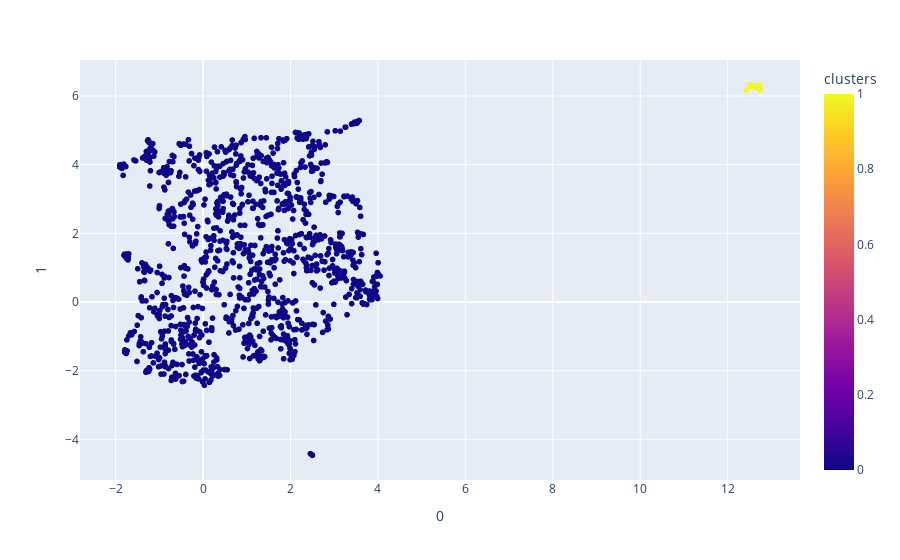

Write notebook code for a chart like this one.
### Code cell
#Cluster PCA in 50 dimensions
pca = PCA(n_components=50)
pca_array = pca.fit_transform(cheese_df[feature_list])
pca_df = pd.DataFrame(pca_array)

hdb = HDBSCAN(min_cluster_size=3)
hdb.fit(pca_df)
umapReducer = umap.UMAP(n_components=2)
umap_pca_df = pd.DataFrame(umapReducer.fit_transform(pca_df[pca_df.columns]))
umap_pca_df = pd.concat([umap_pca_df, df], axis=1)
umap_pca_df
umap_pca_df['clusters'] = hdb.labels_
fig = px.scatter(umap_pca_df, x=0, y=1, color='clusters', hover_name='cheese', hover_data=['color', 'country', 'aroma', 'rind', 'texture', 'milk', 'vegan', 'clusters'])
fig.show()

### Figure 1 — Plotly figure (JSON) as saved in the notebook; plotly's stock layout.template omitted (floating-point values rounded to 4 significant figures; data arrays with more than 128 entries replaced by an {"elided": "..."} marker saying what was removed)
{"data": [{"customdata": {"elided": "1187x8 mixed values"}, "hovertemplate": "<b>%{hovertext}</b><br><br>0=%{x}<br>1=%{y}<br>color=%{customdata[0]}<br>country=%{customdata[1]}<br>aroma=%{customdata[2]}<br>rind=%{customdata[3]}<br>texture=%{customdata[4]}<br>milk=%{customdata[5]}<br>vegan=%{customdata[6]}<br>clusters=%{marker.color}<extra></extra>", "hovertext": {"elided": "1187 str values"}, "legendgroup": "", "marker": {"color": {"elided": "1187 int values"}, "coloraxis": "coloraxis", "symbol": "circle"}, "mode": "markers", "name": "", "showlegend": false, "type": "scattergl", "x": {"elided": "1187 float values"}, "xaxis": "x", "y": {"elided": "1187 float values"}, "yaxis": "y"}], "layout": {"coloraxis": {"colorbar": {"title": {"text": "clusters"}}, "colorscale": [[0, "#0d0887"], [0.1111, "#46039f"], [0.2222, "#7201a8"], [0.3333, "#9c179e"], [0.4444, "#bd3786"], [0.5556, "#d8576b"], [0.6667, "#ed7953"], [0.7778, "#fb9f3a"], [0.8889, "#fdca26"], [1, "#f0f921"]]}, "legend": {"tracegroupgap": 0}, "margin": {"t": 60}, "xaxis": {"anchor": "y", "domain": [0, 1], "title": {"text": "0"}}, "yaxis": {"anchor": "x", "domain": [0, 1], "title": {"text": "1"}}}}
